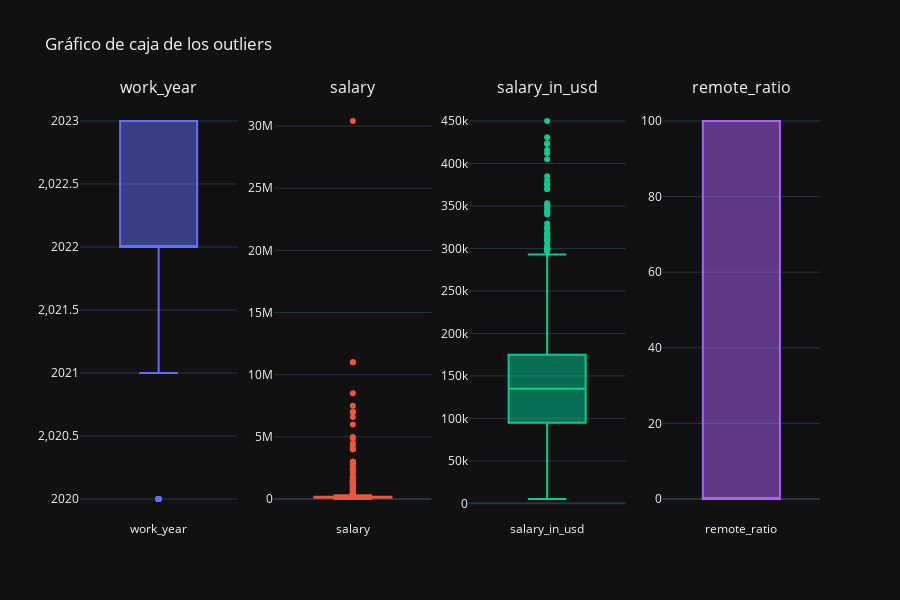

Notebook source saved alongside this figure:
### Markdown cell above
#### Identificación de Valores Atípicos

### Code cell
def identificar_outliers(dataframe):
    """
    Esta función crea un gráfico de caja (boxplot) para cada columna numérica 
    en un DataFrame para ayudar a identificar los outliers.
    """
    # Seleccionamos solo las columnas numéricas
    numeric_cols = dataframe.select_dtypes(include='number').columns
    # Calculamos el número de filas y columnas para los subplots
    ncols = 4
    nrows = math.ceil(len(numeric_cols) / ncols)
    # Creamos la figura y los subplots
    fig = make_subplots(rows=nrows, cols=ncols, subplot_titles=numeric_cols)
    for i, col in enumerate(numeric_cols):
        # Calculamos las coordenadas del subplot
        row = i // ncols + 1
        col_idx = i % ncols + 1
        # Comprobamos si la columna tiene más de un valor único para evitar errores
        if len(dataframe[col].unique()) > 1:
            fig.add_trace(go.Box(y=dataframe[col], name=col), row=row, col=col_idx)
        else:
            print(f"La columna {col} tiene un solo valor único y no se puede graficar")
    fig.update_layout(title="Gráfico de caja de los outliers", height=600*nrows, showlegend=False, template='plotly_dark')
    fig.show()

identificar_outliers(df)

### Figure 1 — Plotly figure (JSON) as saved in the notebook; plotly's stock layout.template omitted (floating-point values rounded to 4 significant figures; data arrays with more than 128 entries replaced by an {"elided": "..."} marker saying what was removed)
{"data": [{"name": "work_year", "type": "box", "xaxis": "x", "y": {"elided": "3755 int values"}, "yaxis": "y"}, {"name": "salary", "type": "box", "xaxis": "x2", "y": {"elided": "3755 int values"}, "yaxis": "y2"}, {"name": "salary_in_usd", "type": "box", "xaxis": "x3", "y": {"elided": "3755 int values"}, "yaxis": "y3"}, {"name": "remote_ratio", "type": "box", "xaxis": "x4", "y": {"elided": "3755 int values"}, "yaxis": "y4"}], "layout": {"annotations": [{"font": {"size": 16}, "showarrow": false, "text": "work_year", "x": 0.1062, "xanchor": "center", "xref": "paper", "y": 1, "yanchor": "bottom", "yref": "paper"}, {"font": {"size": 16}, "showarrow": false, "text": "salary", "x": 0.3688, "xanchor": "center", "xref": "paper", "y": 1, "yanchor": "bottom", "yref": "paper"}, {"font": {"size": 16}, "showarrow": false, "text": "salary_in_usd", "x": 0.6313, "xanchor": "center", "xref": "paper", "y": 1, "yanchor": "bottom", "yref": "paper"}, {"font": {"size": 16}, "showarrow": false, "text": "remote_ratio", "x": 0.8938, "xanchor": "center", "xref": "paper", "y": 1, "yanchor": "bottom", "yref": "paper"}], "height": 600, "showlegend": false, "title": {"text": "Gráfico de caja de los outliers"}, "xaxis": {"anchor": "y", "domain": [0, 0.2125]}, "xaxis2": {"anchor": "y2", "domain": [0.2625, 0.475]}, "xaxis3": {"anchor": "y3", "domain": [0.525, 0.7375]}, "xaxis4": {"anchor": "y4", "domain": [0.7875, 1]}, "yaxis": {"anchor": "x", "domain": [0, 1]}, "yaxis2": {"anchor": "x2", "domain": [0, 1]}, "yaxis3": {"anchor": "x3", "domain": [0, 1]}, "yaxis4": {"anchor": "x4", "domain": [0, 1]}}}
